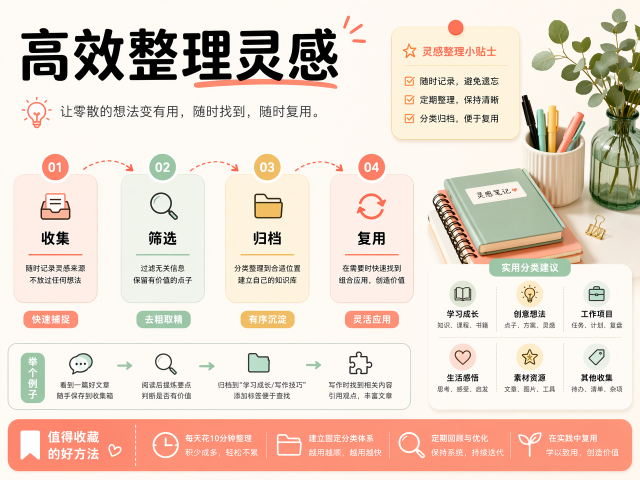
#> input picture assets/style-examples-horizontal/style-01-clean-lifestyle-guide-4x3.png, 1280 x 960 px (shown at 1/2 size)
$ python make_demo_overview.py ../assets/style-examples-horizontal
#> lines starting #> are read from the running program, lines starting #| are printed output that depends on the picture
#!/usr/bin/env python3
"""Create an overview image from style example PNGs."""

from __future__ import annotations

import argparse
import math
import re
from pathlib import Path

from PIL import Image, ImageDraw, ImageFont


THUMB_WIDTH = 600
THUMB_HEIGHT = 750
PADDING = 56
GAP_X = 44
GAP_Y = 54
LABEL_HEIGHT = 62
HEADER_HEIGHT = 118
BACKGROUND = "#f8fafc"
INK = "#111827"
MUTED = "#6b7280"
BORDER = "#d1d5db"
ACCENT = "#16c653"


def load_font(size: int, bold: bool = False) -> ImageFont.FreeTypeFont | ImageFont.ImageFont:
    candidates = [
        "/System/Library/Fonts/PingFang.ttc",
        "/System/Library/Fonts/Supplemental/Arial Unicode.ttf",
        "/Library/Fonts/Arial Unicode.ttf",
        "/System/Library/Fonts/Helvetica.ttc",
    ]
    for path in candidates:
        if Path(path).exists():
            try:
                return ImageFont.truetype(path, size=size, index=0)
            except Exception:
                continue
    return ImageFont.load_default()


def style_label(path: Path) -> str:
    match = re.match(r"(?:demo|style)-(\d{2})-(.+)\.png$", path.name)
    if not match:
        return path.stem
    number, slug = match.groups()
    return f"{number}  {slug}"


def main() -> int:
    parser = argparse.ArgumentParser()
    parser.add_argument("examples_dir", type=Path)
    parser.add_argument("--out", type=Path)
    args = parser.parse_args()

    examples_dir = args.examples_dir
    examples = sorted(examples_dir.glob("style-[0-9][0-9]-*.png"))
    if not examples:
        examples = sorted(examples_dir.glob("demo-[0-9][0-9]-*.png"))
    if not examples:
        raise SystemExit("No style example images found")

    out_path = args.out or examples_dir / "style-overview.png"
    columns = 2
    rows = math.ceil(len(examples) / columns)
    width = PADDING * 2 + THUMB_WIDTH * columns + GAP_X * (columns - 1)
    height = PADDING * 2 + HEADER_HEIGHT + (LABEL_HEIGHT + THUMB_HEIGHT) * rows + GAP_Y * max(rows - 1, 0)

    sheet = Image.new("RGB", (width, height), BACKGROUND)
    draw = ImageDraw.Draw(sheet)
    title_font = load_font(44, bold=True)
    subtitle_font = load_font(24)
    label_font = load_font(27, bold=True)

    draw.text((PADDING, PADDING), "Visual Atelier Style Overview", fill=INK, font=title_font)
    draw.text(
        (PADDING, PADDING + 58),
        "Choose a number or slug. Each thumbnail is a reusable style example; overview is only for comparison.",
        fill=MUTED,
        font=subtitle_font,
    )

    start_y = PADDING + HEADER_HEIGHT
    for index, path in enumerate(examples):
        col = index % 2
        row = index // 2
        x = PADDING + col * (THUMB_WIDTH + GAP_X)
        y = start_y + row * (THUMB_HEIGHT + LABEL_HEIGHT + GAP_Y)

        draw.rounded_rectangle(
            (x - 8, y - 8, x + THUMB_WIDTH + 8, y + LABEL_HEIGHT + THUMB_HEIGHT + 8),
            radius=22,
            fill="#ffffff",
            outline=BORDER,
            width=2,
        )
        draw.rounded_rectangle((x, y, x + THUMB_WIDTH, y + LABEL_HEIGHT - 10), radius=16, fill="#ecfdf5")
        draw.text((x + 20, y + 15), style_label(path), fill=INK, font=label_font)

        with Image.open(path) as img:
#> img is the input picture: PIL image 1280x960 RGB; mean R, G, B 232.1, 215.5, 202.9
            img = img.convert("RGB")
            thumb = img.resize((THUMB_WIDTH, THUMB_HEIGHT), Image.Resampling.LANCZOS)
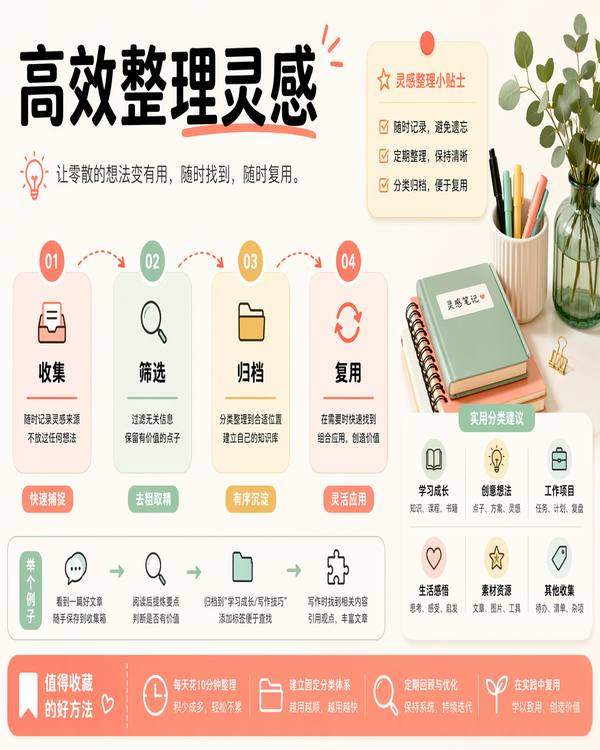
#> thumb: PIL image 600x750 RGB; mean R, G, B 232, 215.4, 202.9
        sheet.paste(thumb, (x, y + LABEL_HEIGHT))
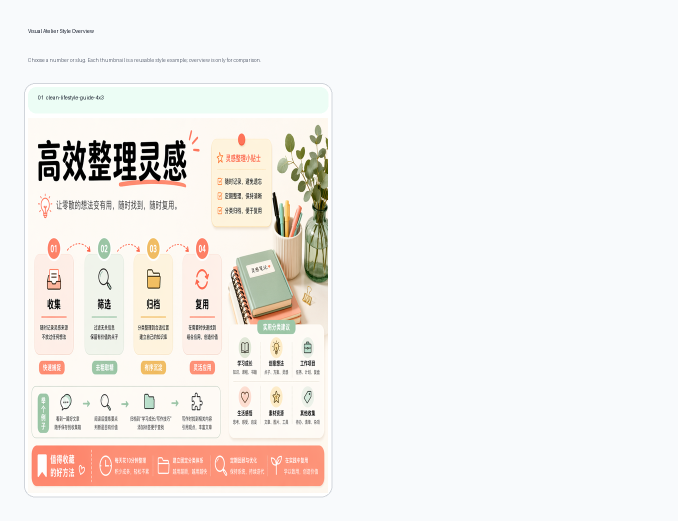
#> sheet: PIL image 1356x1042 RGB (shown at 1/2 size); mean R, G, B 242.4, 238.8, 236
        draw.rectangle((x, y + LABEL_HEIGHT, x + THUMB_WIDTH, y + LABEL_HEIGHT + THUMB_HEIGHT), outline=BORDER, width=1)
#> pass 2 of the loop in main, `for index, path in enumerate(examples):`:
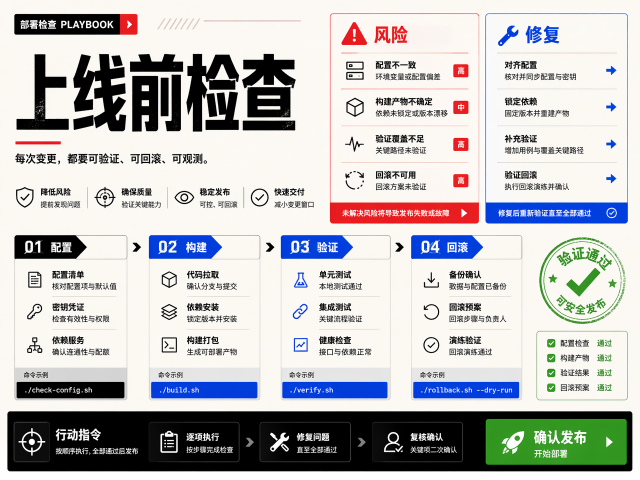
#> input picture assets/style-examples-horizontal/style-02-signal-playbook-4x3.png, 1280 x 960 px (shown at 1/2 size)
#> in main, img is the input picture: PIL image 1280x960 RGB; mean R, G, B 190, 189.9, 190.2
#> in main, `thumb = img.resize((THUMB_WIDTH, THUMB_HEIGHT), Image.Resampling.LANCZ..`:
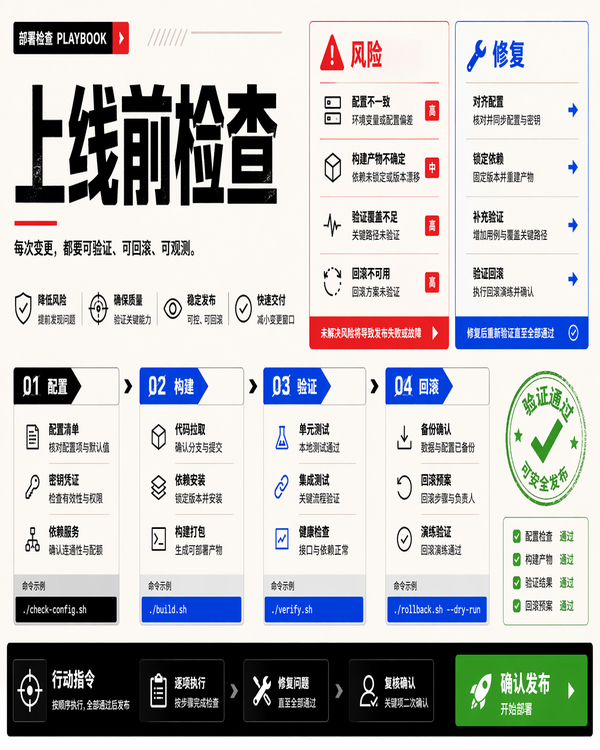
#> thumb: PIL image 600x750 RGB; mean R, G, B 189.9, 189.8, 190.2
#> in main, `sheet.paste(thumb, (x, y + LABEL_HEIGHT))`:
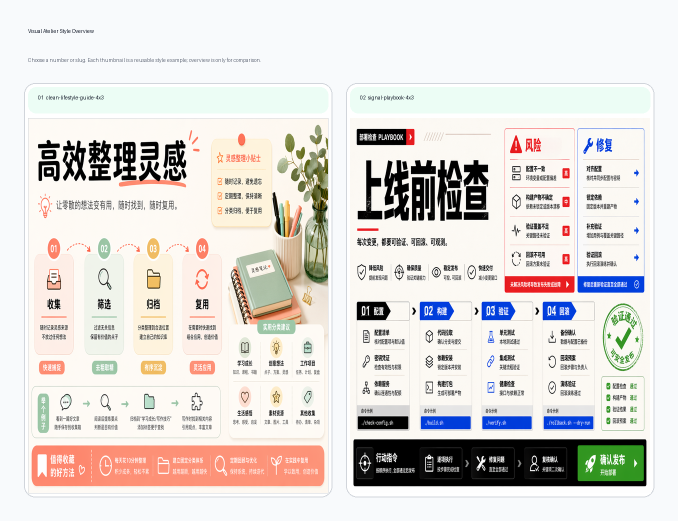
#> sheet: PIL image 1356x1042 RGB (shown at 1/2 size); mean R, G, B 223.5, 219.5, 215.9

    badge_text = f"{len(examples)} OPTIONS"
    draw.rounded_rectangle((width - PADDING - 190, PADDING + 8, width - PADDING, PADDING + 50), radius=21, fill=ACCENT)
    draw.text((width - PADDING - 164, PADDING + 16), badge_text, fill="#ffffff", font=subtitle_font)
    sheet.save(out_path)
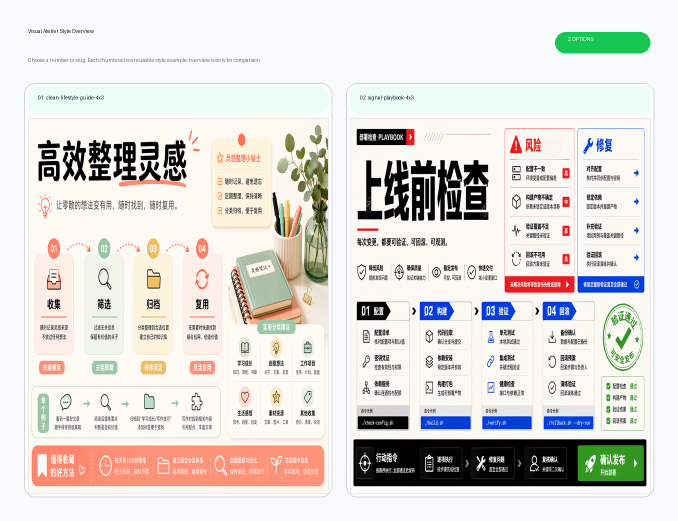
#> saved as style-overview.png: PIL image 1356x1042 RGB (shown at 1/2 size); mean R, G, B 222.2, 219.1, 215
    print(out_path)
    return 0


if __name__ == "__main__":
    raise SystemExit(main())
#> (the program exits here)
